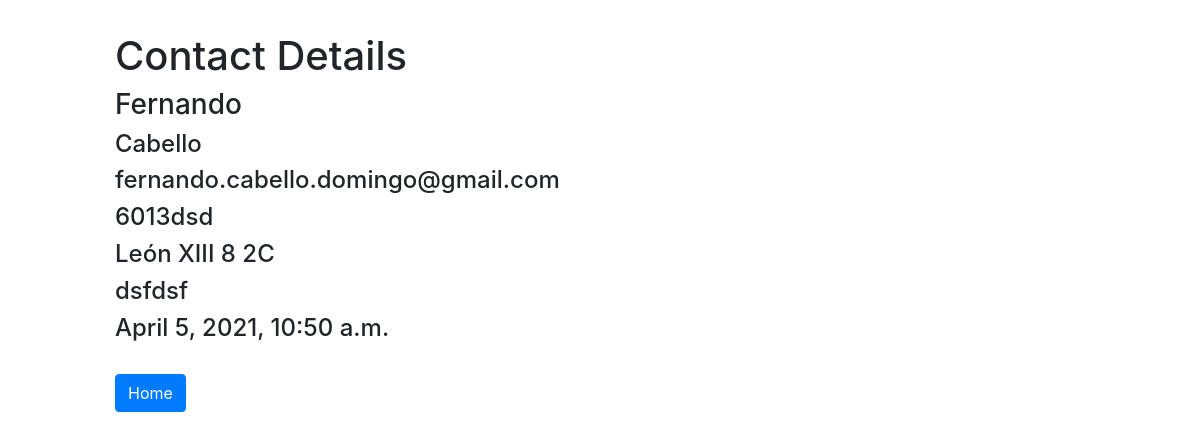
The app's page /contacts/1/ with its own data.
### crudapp/models.py (models this page shows, shortened)
class Contact(models.Model):
    firstName = models.CharField("First name", max_length=255, blank = True, null = True)
    lastName = models.CharField("Last name", max_length=255, blank = True, null = True)
    email = models.EmailField()
    phone = models.CharField(max_length=20, blank = True, null = True)
    address = models.TextField(blank=True, null=True)
    description = models.TextField(blank=True, null=True)
    createdAt = models.DateTimeField("Created At", auto_now_add=True)

### crudapp/views.py (the view)
# urls.py: path('contacts/<int:pk>/', views.ContactDetailView.as_view(), name='detail'),
class ContactDetailView(DetailView):
    model = Contact
    template_name = 'contact-detail.html'

### templates/contact-detail.html (shortened to what this page needs)
{% load widget_tweaks %}
<!DOCTYPE html>
<html>
<head>
    <link rel="stylesheet" href="https://stackpath.bootstrapcdn.com/bootstrap/4.1.3/css/bootstrap.min.css">
</head>
<body>
<div class="container-fluid">
    <div class="row">
        <div class="col-md-1 col-xs-1 col-sm-1"></div>
        <div class="col-md-10 col-xs-10 col-sm-10 ">
            <br />
            <h6 style="text-align:center;">
               <h1> Contact Details</h1>
            </h6>
        </div>
        <div class="col-md-1 col-xs-1 col-sm-1">
        </div>
    </div>
    <div class="row">
        <div class="col-md-1 col-xs-1 col-sm-1"></div>
        <div class="col-md-10 col-xs-10 col-sm-10">
            <h3>{{ object.firstName }}</h3>
            <h4>{{ object.lastName }}</h4>
            <h4>{{ object.email }}</h4>
            <h4>{{ object.phone }}</h4>
            <h4>{{ object.address }}</h4>
            <h4>{{ object.description }}</h4>
            <h4>{{ object.createdAt }}</h4>
            <br>
            <a class="btn btn-primary" href="/">Home</a>
        </div>
        <div class="col-md-1 col-xs-1 col-sm-1"></div>
    </div>
</div>
</body>
</html>

### records on screen
Contact: firstName "Fernando", lastName "Cabello", email "fernando.cabello.domingo@gmail.com", phone "6013dsd", address "León XIII 8 2C", description "dsfdsf", createdAt "April 5, 2021, 10:50 a.m."
